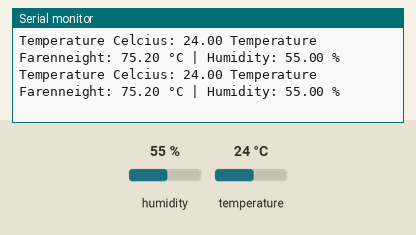
Simulated run of this sketch. Board: Arduino Uno, built with avr-gcc and run on an emulated ATmega328P. On the bench: the last lines printed to the serial monitor. Inputs (shaded band) come from the test bench; at power-on: humidity 55 %, temperature 24 °C.

Above: at 4.8 s.
4.9 s: humidity set to 22 %
At 7.3 s:
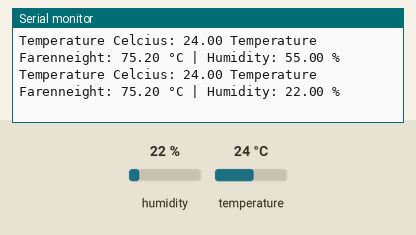
7.9 s: temperature set to 12 °C
At 9.2 s:
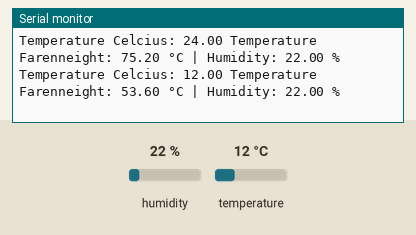
10.9 s: humidity set to 40 %
At 12.9 s:
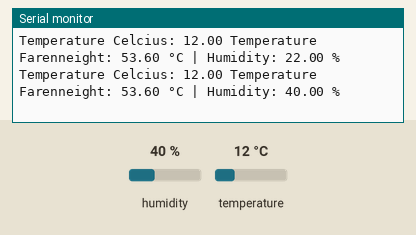
Timing chart, 0 to 14.4 s (numbered marks = the images above; inputs shaded):
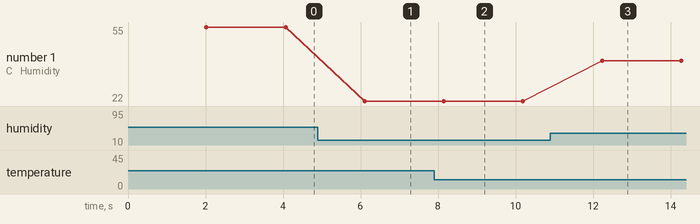

Measured:
- after the input at 4.9 s, the serial monitor: prints a new line after 1.2 s (image 1)
- after the input at 7.9 s, the serial monitor: prints a new line after 0.25 s (image 2)
- after the input at 10.9 s, the serial monitor: prints a new line after 1.3 s (image 3)
- plotted number 1: 55 → 22 after the input at 4.9 s, 22 → 40 after the input at 10.9 s

The sketch:

dht.ino
```cpp
#include <DHT.h>
#define DHTPIN 3 // Use the pin number you connected the DATA line to
#define DHTTYPE DHT11 // DHT11 or DHT22, depending on your sensor
DHT dht(DHTPIN, DHTTYPE);
void setup() {
 Serial.begin(9600);
 dht.begin();
}
void loop() {
 delay(2000); // Wait for 2 seconds between measurements
 float tempC = dht.readTemperature(); // Read temperature in Celsius
 float tempF = dht.readTemperature(true); // Read temperature in Farehneight
 float humidity = dht.readHumidity(); // Read humidity
 if (isnan(tempC) || isnan(tempF) || isnan(humidity)) {
 Serial.println("Failed to read from DHT sensor!");
 return;
 }
 Serial.print("Temperature Celcius: ");
 Serial.print(tempC);
 Serial.print(" Temperature Farenneight: ");
 Serial.print(tempF);

 Serial.print(" °C | Humidity: ");
 Serial.print(humidity);
 Serial.println(" %");
}
```
